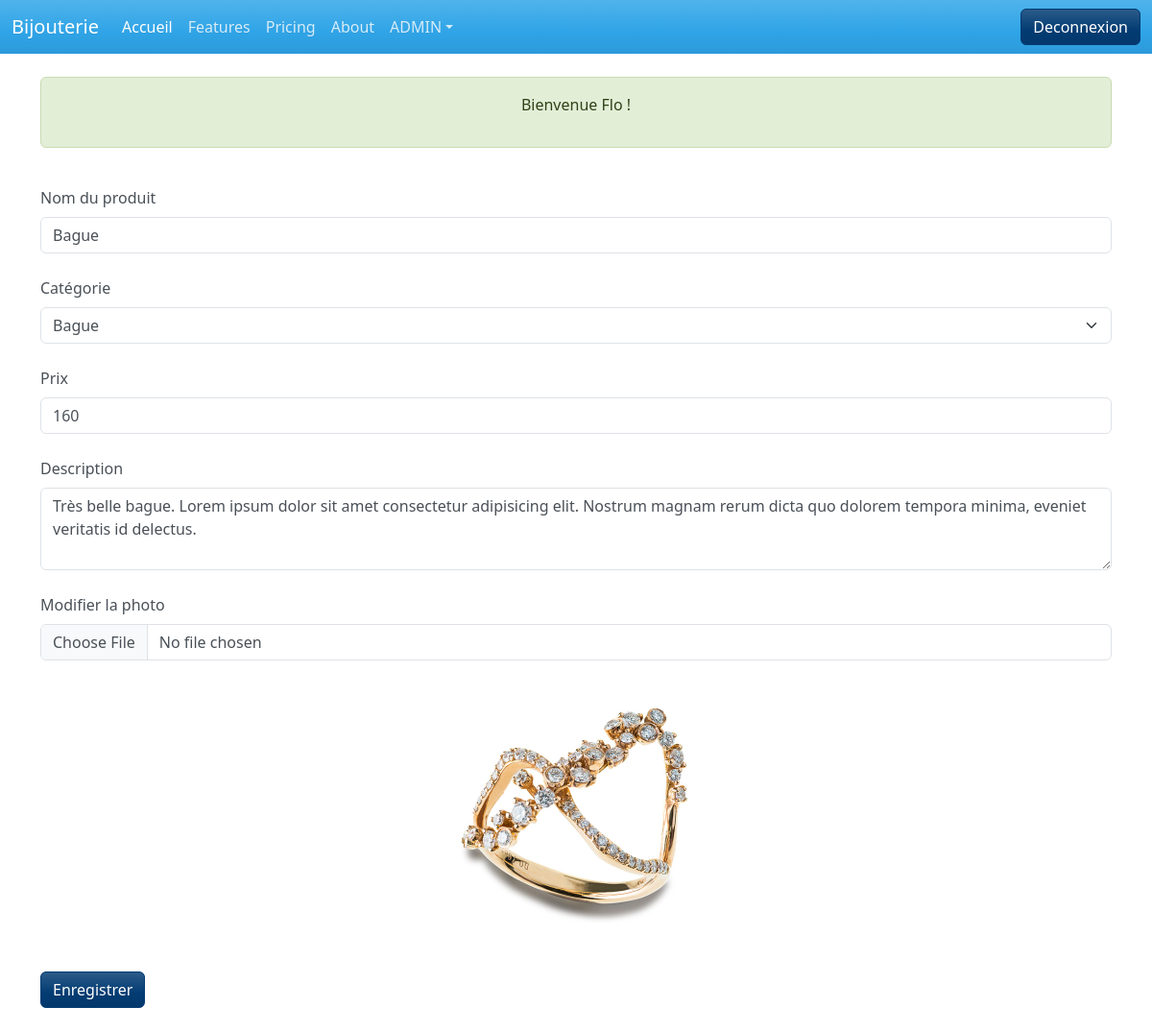
The app's page /back/formulaireProduit.php?id=10 (signed in) with its own data.
### tables this page shows
CREATE TABLE `product` (
  `id` int(11) NOT NULL,
  `title` varchar(255) NOT NULL,
  `price` float NOT NULL,
  `size` varchar(255) DEFAULT NULL,
  `picture` varchar(255) NOT NULL,
  `description` text NOT NULL,
  `id_category` int(11) NOT NULL
);

CREATE TABLE `category` (
  `id` int(11) NOT NULL,
  `title` varchar(255) NOT NULL
);

### inc/init.inc.php (called while the page is built, shortened)
<?php
$pdo = new PDO('mysql:host=localhost;dbname=ma_bijouterie', 'root', '', array(PDO::ATTR_ERRMODE => PDO::ERRMODE_WARNING, PDO::MYSQL_ATTR_INIT_COMMAND => 'SET NAMES utf8'));
function executeRequete($requete, $param  = array())
{
    foreach ($param as $marqueur => $valeur) {
        $param[$marqueur] = htmlspecialchars($valeur);
    }
    global $pdo;
    $resultat = $pdo->prepare($requete);
    $success = $resultat->execute($param);
    if ($success) {
        return $resultat;
    } else {
        return false;
    }
}

### back/formulaireProduit.php (the view, shortened to what this page needs)
<?php require_once '../inc/header.inc.php';
$r = executeRequete("SELECT * FROM category");
$categories = $r->fetchAll(PDO::FETCH_ASSOC);
if (isset($_GET['id'])) {
    $requete = executeRequete('SELECT * FROM product WHERE id=:id', array(
        ':id' => $_GET['id']
    ));
    $product = $requete->fetch(PDO::FETCH_ASSOC);
}
?>
<form method="post" enctype="multipart/form-data">
    <fieldset>
        <div class="form-group">
            <label for="exampleInputPassword1" class="form-label mt-4">Nom du produit</label>
            <input name="title" value="<?= $product['title'] ?? ''; ?>" type="text" class="form-control" id="exampleInputPassword1" placeholder="Saisissez le nom du produit">
        </div>
        <div class="form-group mt-4 ">
            <label class="mb-2">Catégorie</label>
            <select name="id_category" class=" form-select  " id="floatingSelect" aria-label="Floating label select example">
                <?php foreach ($categories as $category) : ?>
                    <option <?php if (isset($product) && $product['id_category'] == $category['id']) : echo 'selected';
                            endif; ?> value="<?= $category['id']; ?>"><?= $category['title']; ?></option>
                <?php endforeach; ?>
            </select>
        </div>
        <div class="form-group">
            <label for="exampleInputPassword2" class="form-label mt-4">Prix</label>
            <input name="price" value="<?= $product['price'] ?? ''; ?>" type="text" class="form-control" id="exampleInputPassword2" placeholder="Saisissez le prix du produit">
        </div>
        <div class="form-group">
            <label for="exampleTextarea" class="form-label mt-4">Description</label>
            <textarea name="description" class="form-control" id="exampleTextarea" rows="3"><?= $product['description'] ?? 'Présentez le produit'; ?>
            </textarea>
        </div>
        <?php if (isset($product)) : ?>
            <div class="form form-group">
                <label for="formFile" class="form-label mt-4">Modifier la photo</label>
                <input name="editPicture" class="form-control mb-2" type="file" id="formFile">
                <div class="text-center">
                    <img src="<?= BASE . $product['picture']; ?>" class="text-center" width="300" alt="photo du bijou">
                </div>
            </div>
        <?php endif; ?>
        <button type="submit" class="btn btn-info mt-3">Enregistrer</button>
    </fieldset>
</form>
<?php require_once '../inc/footer.inc.php';  ?>

### records on screen
product: title "Bague", id_category "Bague", price "160", description "Très belle bague. Lorem ipsum dolor sit amet consectetur adipisicing elit. Nostrum magnam rerum dicta quo dolorem tempora minima, eveniet veritatis id delectus.", picture (picture)

### other values on screen
$message "Bienvenue Flo !"
